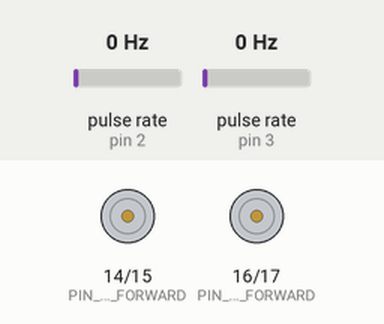
Recording of a sketch running on a simulated Arduino Uno, built with avr-gcc and run on an emulated ATmega328P. Parts: motor-driver pin pairs drawn as motors (green arrow = first pin HIGH = forward, orange = second pin HIGH = backward, longer = more drive, scaled by the enable pin). Wiring (inferred from the names in the program): 2 × pulse sensor: data pin 2 / data pin 3. The test bench sets the inputs (shaded band); at power-on: pulse rate (sensors on pin 2, pin 3) 0 Hz. What the sketch prints to the serial monitor is not drawn.

Above: at 0.5 s.
Timing chart, 0 to 4.6 s (numbered marks = the images above):
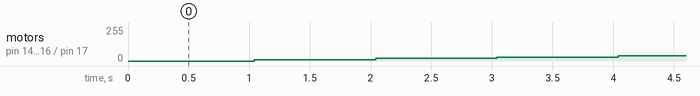

Measured:
- by itself, motor on pin 14 (PIN_M1_DIRECTION_FORWARD) / pin 15 (PIN_M1_DIRECTION_REVERSE), motor on pin 16 (PIN_M2_DIRECTION_FORWARD) / pin 17 (PIN_M2_DIRECTION_REVERSE): ramps from stopped to forward 250/255 and jumps back, once every 2.0 s

The sketch:

motor.ino
```cpp
// MOTOR 1
#define PIN_M1_DIRECTION_FORWARD 14
#define PIN_M1_DIRECTION_REVERSE 15
#define PIN_M1_SPEED 5

// MOTOR 2
#define PIN_M2_DIRECTION_FORWARD 16
#define PIN_M2_DIRECTION_REVERSE 17
#define PIN_M2_SPEED 6

// PINY INTERUPT
#define M1_PIN_ENCODER_INTERRUPT 2
#define M2_PIN_ENCODER_INTERRUPT 3

#define DIRECTION_SWITCH_DELAY 20

// CO ILE MA MIERZYC
#define MEASUREMENT_TIME_MS 1000

// SERIAL BY MOZNA BYLO COKOLWIEK WYPISAC
#define SERIAL_BAUD_RATE 9600

// ENUM KIERUNEK MOTORU
enum Direction {
  FORWARD,
  REVERSE,
  DISABLED
};

class Motor
{
  // Konwencyjnie public przed private
  public:
    // Konstruktor
    Motor(int id_forward_pin, int id_reverse_pin, int id_speed_pin)
    {
      pin_direction_forward = id_forward_pin;
      pin_direction_reverse = id_reverse_pin;
      pin_speed = id_speed_pin;
      // inicjalizacja countera z 0
      counter = 0;
    }

    //Inicjalizacja
    void initalize()
    {
      pinMode(pin_direction_forward, OUTPUT);
      digitalWrite(pin_direction_forward, LOW);
      pinMode(pin_direction_reverse, OUTPUT);
      digitalWrite(pin_direction_reverse, LOW);
      pinMode(pin_speed, OUTPUT);
      analogWrite(pin_speed, 0);
    }

    // ENUM - FORWARD, REVERSE, DISABLED
    void set_direction(Direction dir)
    {
      if(dir == DISABLED)
      {
        digitalWrite(pin_direction_forward, LOW);
        digitalWrite(pin_direction_reverse, LOW);
      }
      else if(dir == FORWARD)
      {
        digitalWrite(pin_direction_reverse, LOW);
        delay(DIRECTION_SWITCH_DELAY);
        digitalWrite(pin_direction_forward, HIGH);
      }
      else if(dir == REVERSE)
      {
        digitalWrite(pin_direction_forward, LOW);
        delay(DIRECTION_SWITCH_DELAY);
        digitalWrite(pin_direction_reverse, HIGH);
      }
    }
    // INT 0-255
    void set_speed(int speed)
    {
      analogWrite(pin_speed, speed);
    }

    // STOP - W przeciwienstwie do disabled nie zachowuje ostatniej predkosci
    void stop()
    {
      set_direction(DISABLED);
      set_speed(0);
    }

    void incrementCounter()
    {
      counter++;
    }

    //Getter
    int getCounterAndReset()
    {
      int tmp = counter;
      counter = 0;
      return tmp;
    }

  // Konwencyjnie private po public
  private:
    int pin_direction_forward;
    int pin_direction_reverse;
    int pin_speed;
    int counter;
};

// Inicjalizacja motorow
Motor motor1(PIN_M1_DIRECTION_FORWARD, PIN_M1_DIRECTION_REVERSE, PIN_M1_SPEED);
Motor motor2(PIN_M2_DIRECTION_FORWARD, PIN_M2_DIRECTION_REVERSE, PIN_M2_SPEED);

int counter;

void encoder_handler_m1()
{
  motor1.incrementCounter();
}

void encoder_handler_m2()
{
  motor2.incrementCounter();
}

// Setup
void setup()
{
  Serial.begin(SERIAL_BAUD_RATE);

  motor1.initalize();
  motor2.initalize();

  attachInterrupt(digitalPinToInterrupt(M1_PIN_ENCODER_INTERRUPT), encoder_handler_m1, RISING);
  attachInterrupt(digitalPinToInterrupt(M2_PIN_ENCODER_INTERRUPT), encoder_handler_m2, RISING);
}

// Nieskonczona petla
void loop()
{
  motor1.set_direction(FORWARD);
  motor2.set_direction(FORWARD);


  Serial.println("Speed;Motor_1;Motor_2");
  for (int speed = 0; speed <=255; speed += 10)
  {
    motor1.set_speed(speed);
    motor2.set_speed(speed);

    delay(MEASUREMENT_TIME_MS);

    int motor1_pulses = motor1.getCounterAndReset();
    int motor2_pulses = motor2.getCounterAndReset();

    Serial.print(speed);
    Serial.print(";");
    Serial.print(motor1_pulses);
    Serial.print(";");
    Serial.println(motor2_pulses);
  }
}
```
